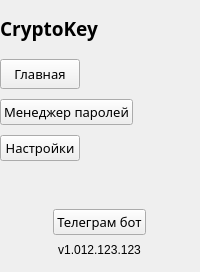
        <widget class="QWidget" name="menuPanel" native="true">
         <property name="sizePolicy">
          <sizepolicy hsizetype="Fixed" vsizetype="Preferred">
           <horstretch>0</horstretch>
           <verstretch>0</verstretch>
          </sizepolicy>
         </property>
         <property name="minimumSize">
          <size>
           <width>200</width>
           <height>0</height>
          </size>
         </property>
         <property name="maximumSize">
          <size>
           <width>200</width>
           <height>16777215</height>
          </size>
         </property>
         <layout class="QVBoxLayout" name="verticalLayout_4">
          <property name="spacing">
           <number>8</number>
          </property>
          <property name="leftMargin">
           <number>0</number>
          </property>
          <property name="topMargin">
           <number>15</number>
          </property>
          <property name="rightMargin">
           <number>0</number>
          </property>
          <property name="bottomMargin">
           <number>15</number>
          </property>
          <item>
           <widget class="QWidget" name="widget_3" native="true">
            <layout class="QHBoxLayout" name="horizontalLayout_2">
             <property name="spacing">
              <number>0</number>
             </property>
             <property name="leftMargin">
              <number>0</number>
             </property>
             <property name="topMargin">
              <number>0</number>
             </property>
             <property name="rightMargin">
              <number>0</number>
             </property>
             <property name="bottomMargin">
              <number>9</number>
             </property>
             <item alignment="Qt::AlignLeft">
              <widget class="QLabel" name="title">
               <property name="sizePolicy">
                <sizepolicy hsizetype="Expanding" vsizetype="Fixed">
                 <horstretch>0</horstretch>
                 <verstretch>0</verstretch>
                </sizepolicy>
               </property>
               <property name="font">
                <font>
                 <family>Segoe UI Semibold</family>
                 <pointsize>14</pointsize>
                 <bold>true</bold>
                </font>
               </property>
               <property name="text">
                <string>CryptoKey</string>
               </property>
               <property name="alignment">
                <set>Qt::AlignCenter</set>
               </property>
              </widget>
             </item>
            </layout>
           </widget>
          </item>
          <item>
           <widget class="QWidget" name="widget" native="true">
            <property name="sizePolicy">
             <sizepolicy hsizetype="Preferred" vsizetype="Preferred">
              <horstretch>0</horstretch>
              <verstretch>0</verstretch>
             </sizepolicy>
            </property>
            <layout class="QVBoxLayout" name="verticalLayout_3">
             <property name="spacing">
              <number>10</number>
             </property>
             <property name="leftMargin">
              <number>0</number>
             </property>
             <property name="topMargin">
              <number>0</number>
             </property>
             <property name="rightMargin">
              <number>0</number>
             </property>
             <property name="bottomMargin">
              <number>0</number>
             </property>
             <item>
              <widget class="QPushButton" name="mainBtn">
               <property name="sizePolicy">
                <sizepolicy hsizetype="Fixed" vsizetype="Expanding">
                 <horstretch>0</horstretch>
                 <verstretch>0</verstretch>
                </sizepolicy>
               </property>
               <property name="minimumSize">
                <size>
                 <width>0</width>
                 <height>30</height>
                </size>
               </property>
               <property name="maximumSize">
                <size>
                 <width>16777215</width>
                 <height>30</height>
                </size>
               </property>
               <property name="baseSize">
                <size>
                 <width>0</width>
                 <height>0</height>
                </size>
               </property>
               <property name="font">
                <font>
                 <family>Segoe UI Semilight</family>
                 <pointsize>10</pointsize>
                </font>
               </property>
               <property name="cursor">
                <cursorShape>PointingHandCursor</cursorShape>
               </property>
               <property name="text">
                <string>Главная</string>
               </property>
               <property name="icon">
                <iconset resource="icon.qrc">
                 <normaloff>:/pics/res/home.svg</normaloff>:/pics/res/home.svg</iconset>
               </property>
               <property name="iconSize">
                <size>
                 <width>20</width>
                 <height>20</height>
                </size>
               </property>
              </widget>
             </item>
             <item>
              <widget class="QPushButton" name="managerBtn">
               <property name="sizePolicy">
                <sizepolicy hsizetype="Fixed" vsizetype="Fixed">
                 <horstretch>0</horstretch>
                 <verstretch>0</verstretch>
                </sizepolicy>
               </property>
               <property name="font">
                <font>
                 <family>Segoe UI Semilight</family>
                 <pointsize>10</pointsize>
                </font>
               </property>
               <property name="cursor">
                <cursorShape>PointingHandCursor</cursorShape>
               </property>
               <property name="contextMenuPolicy">
                <enum>Qt::DefaultContextMenu</enum>
               </property>
               <property name="text">
                <string>Менеджер паролей</string>
               </property>
               <property name="icon">
                <iconset resource="icon.qrc">
                 <normaloff>:/pics/res/shield.svg</normaloff>:/pics/res/shield.svg</iconset>
               </property>
               <property name="iconSize">
                <size>
                 <width>20</width>
                 <height>20</height>
                </size>
               </property>
              </widget>
             </item>
             <item>
              <widget class="QPushButton" name="settingBtn">
               <property name="sizePolicy">
                <sizepolicy hsizetype="Fixed" vsizetype="Fixed">
                 <horstretch>0</horstretch>
                 <verstretch>0</verstretch>
                </sizepolicy>
               </property>
               <property name="font">
                <font>
                 <family>Segoe UI Semilight</family>
                 <pointsize>10</pointsize>
                 <bold>false</bold>
                </font>
               </property>
               <property name="cursor">
                <cursorShape>PointingHandCursor</cursorShape>
               </property>
               <property name="layoutDirection">
                <enum>Qt::LeftToRight</enum>
               </property>
               <property name="text">
                <string>Настройки</string>
               </property>
               <property name="icon">
                <iconset resource="icon.qrc">
                 <normaloff>:/pics/res/settings.svg</normaloff>:/pics/res/settings.svg</iconset>
               </property>
               <property name="iconSize">
                <size>
                 <width>20</width>
                 <height>20</height>
                </size>
               </property>
              </widget>
             </item>
            </layout>
           </widget>
          </item>
          <item>
           <spacer name="verticalSpacer">
            <property name="orientation">
             <enum>Qt::Vertical</enum>
            </property>
            <property name="sizeHint" stdset="0">
             <size>
              <width>20</width>
              <height>40</height>
             </size>
            </property>
           </spacer>
          </item>
          <item alignment="Qt::AlignHCenter">
           <widget class="QPushButton" name="tgbotBtn">
            <property name="sizePolicy">
             <sizepolicy hsizetype="Fixed" vsizetype="Fixed">
              <horstretch>0</horstretch>
              <verstretch>0</verstretch>
             </sizepolicy>
            </property>
            <property name="font">
             <font>
              <family>Segoe UI Semilight</family>
              <pointsize>10</pointsize>
             </font>
            </property>
            <property name="cursor">
             <cursorShape>PointingHandCursor</cursorShape>
            </property>
            <property name="text">
             <string>Телеграм бот</string>
            </property>
           </widget>
          </item>
          <item alignment="Qt::AlignHCenter">
           <widget class="QLabel" name="versionLabel">
            <property name="sizePolicy">
             <sizepolicy hsizetype="Expanding" vsizetype="Fixed">
              <horstretch>0</horstretch>
              <verstretch>0</verstretch>
             </sizepolicy>
            </property>
            <property name="text">
             <string>v1.012.123.123</string>
            </property>
            <property name="alignment">
             <set>Qt::AlignCenter</set>
            </property>
           </widget>
          </item>
         </layout>
        </widget>
